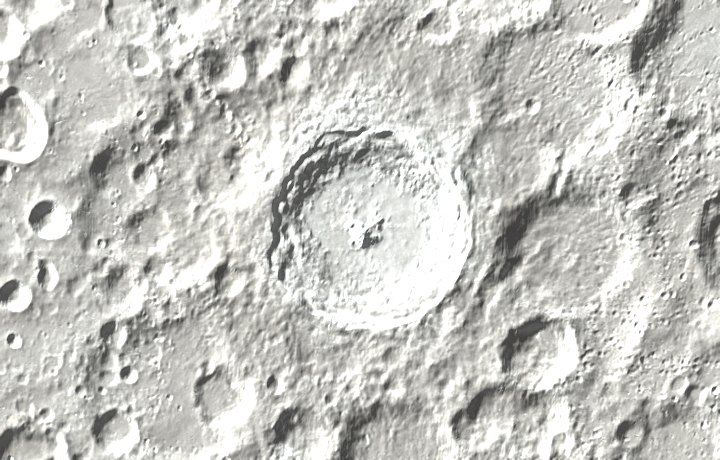
#> input picture assets/spot_cr1.jpg, 720 x 460 px, given in place of ldem_64_uint.tif, which was not available
$ python build_spot_photos.py
#> lines starting #> are read from the running program, lines starting #| are printed output that depends on the picture
### tools/build_terrain.py
"""assets/moon_terrain.js 다시 만들기. 관찰 지점 주변의 지형 조각(높이 + 색).
자료: NASA SVS CGI Moon Kit (https://svs.gsfc.nasa.gov/4720)
  - ldem_64_uint.tif  높이, 64픽셀/도(약 474 m), 단위 0.5 m
  - lroc_color_poles.tif  색, 76픽셀/도
사용: python tools/build_terrain.py [원본 tif 폴더] [미리보기 폴더]
  원본 tif 폴더에 파일이 없으면 내려받음(약 1 GB). Pillow, numpy 필요.
"""
import base64, io, json, os, sys, urllib.request
import numpy as np
from PIL import Image

Image.MAX_IMAGE_PIXELS = None
BASE = "https://svs.gsfc.nasa.gov/vis/a000000/a004700/a004720/"
R_KM = 1737.4
N = 512          # 높이 격자 한 변
NC = 768         # 색 그림 한 변
# index.html의 SPOTS와 같은 좌표. size는 한 변 길이(km)
PATCHES = [
    ("sea1", 8.5, 31.4, 300),
    ("sea2", 32.8, -15.6, 300),
    ("cr1", -43.3, -11.4, 260),
    ("cr2", 9.6, -20.1, 280),
    ("hi", -22.0, 22.0, 300),
    ("far", -4.0, -157.4, 300),
]


def get(folder, name):
    p = os.path.join(folder, name)
    if not os.path.exists(p):
        print("내려받는 중:", name)
        urllib.request.urlretrieve(BASE + name, p)
    return p


def sample(arr, lat, lon):
    """등장방형 지도(가운데가 경도 0)에서 쌍선형 보간."""
    h, w = arr.shape[:2]
    x = ((lon + 180.0) / 360.0 * w - 0.5) % w
    y = np.clip((90.0 - lat) / 180.0 * h - 0.5, 0, h - 1.001)
    x0 = np.floor(x).astype(np.int64); y0 = np.floor(y).astype(np.int64)
    fx = (x - x0); fy = (y - y0)
    x1 = (x0 + 1) % w; y1 = y0 + 1
    if arr.ndim == 3:
        fx = fx[..., None]; fy = fy[..., None]
    a = arr[y0, x0].astype(np.float32); b = arr[y0, x1].astype(np.float32)
    c = arr[y1, x0].astype(np.float32); d = arr[y1, x1].astype(np.float32)
    return (a * (1 - fx) + b * fx) * (1 - fy) + (c * (1 - fx) + d * fx) * fy


# [38 lines left out: functions grid, main, not called in this run]


# [2 lines that do not run on import are left out]

### tools/build_spot_photos.py
"""관찰 2의 질문 칸에 넣는 사진 만들기. 교과서 사진이 없는 지점용.
NASA SVS CGI Moon Kit의 색 지도(실제 촬영 사진을 이어 붙인 것)를 지점 중심으로 잘라 내고,
높이 자료로 만든 음영을 옅게 더해 높낮이가 보이게 함.
사용: python tools/build_spot_photos.py [원본 tif 폴더]   → assets/spot_<id>.jpg
"""
import os, sys
import numpy as np
from PIL import Image
sys.path.insert(0, os.path.dirname(__file__))
import build_terrain as bt

W, H = 720, 460
# (id, 위도, 경도, 가로 길이 km). 바다는 주변의 밝은 곳이 함께 보이도록 넓게 잡음
SPOTS = [("sea1", 8.5, 31.4, 900), ("sea2", 32.8, -15.6, 1100), ("cr1", -43.3, -11.4, 300)]


def main():
    src = sys.argv[1] if len(sys.argv) > 1 else "tools/cache"
    dem = np.array(Image.open(bt.get(src, "ldem_64_uint.tif")))
#> dem is the input picture: shape (460, 720, 3); mean R, G, B 196.8, 196.6, 192.2
    col = np.array(Image.open(bt.get(src, "lroc_color_poles.tif")).convert("RGB"))
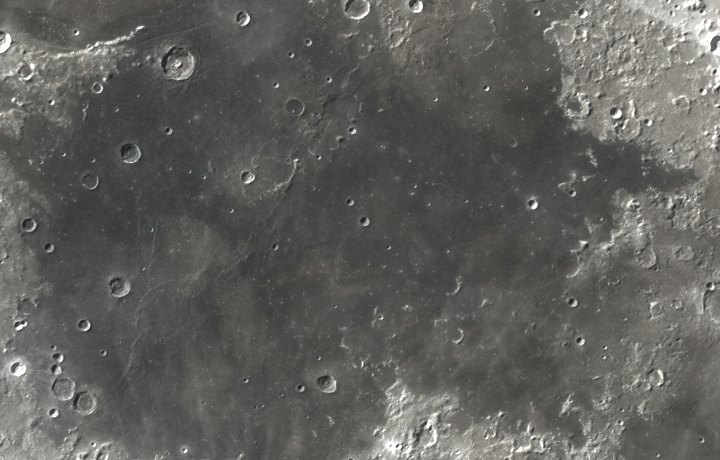
#> input picture assets/spot_sea1.jpg, 720 x 460 px, given in place of lroc_color_poles.tif, which was not available
#> col is the input picture: shape (460, 720, 3); mean R, G, B 95.8, 95.6, 91.9
    for pid, lat0, lon0, size in SPOTS:
        t = (np.arange(W) + 0.5) / W - 0.5
        x, y = np.meshgrid(t * size, -t[(W - H) // 2:(W + H) // 2] * size)
        lat = lat0 + np.degrees(y / bt.R_KM)
        lon = lon0 + np.degrees(x / (bt.R_KM * np.cos(np.radians(lat))))
        rgb = bt.sample(col, lat, lon)
        hm = bt.sample(dem, lat, lon) * 0.5
        gy, gx = np.gradient(hm, size * 1000 / W)
        shade = np.clip(1.0 + (gx * 0.8 + gy * 0.6) * 2.2, 0.35, 1.6)   # 북서쪽에서 비춘 음영
        img = np.clip(rgb * shade[..., None] * 1.12, 0, 255).astype(np.uint8)
        p = "assets/spot_%s.jpg" % pid
        Image.fromarray(img).save(p, "JPEG", quality=86)
        print(p, os.path.getsize(p) // 1024, "KB")
#> this loop made 1 pass
#> pass 1, in sample, `x = ((lon + 180.0) / 360.0 * w - 0.5) % w`:
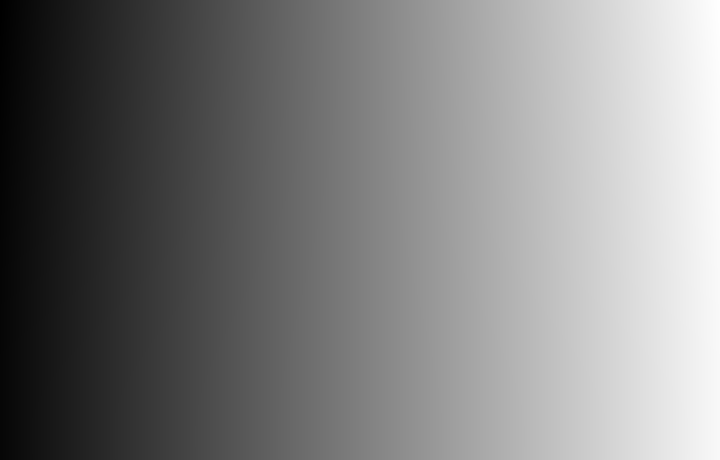
#> x: shape (460, 720) float64; min 391.1, max 453.5, mean 422.3; drawn with min black and max white
#> pass 1, in sample, `y = np.clip((90.0 - lat) / 180.0 * h - 0.5, 0, h - 1.001)`:
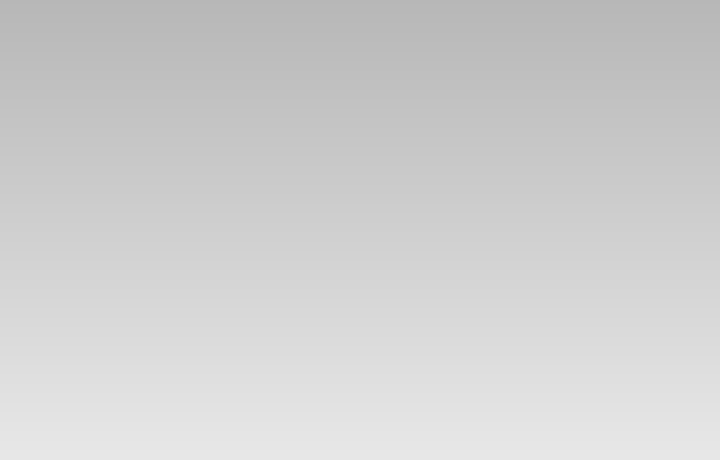
#> y: shape (460, 720) float64; min 183.6, max 232, mean 207.8
#> pass 1, in sample, `x0 = np.floor(x).astype(np.int64)`:
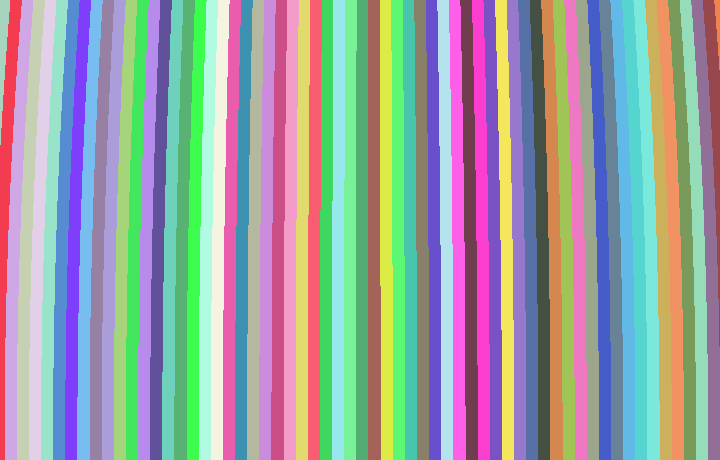
#> x0: shape (460, 720) int64; 63 distinct labels, from 391 to 453; one colour per label, 0 black
#> pass 1, in sample, `y0 = np.floor(y).astype(np.int64)`:
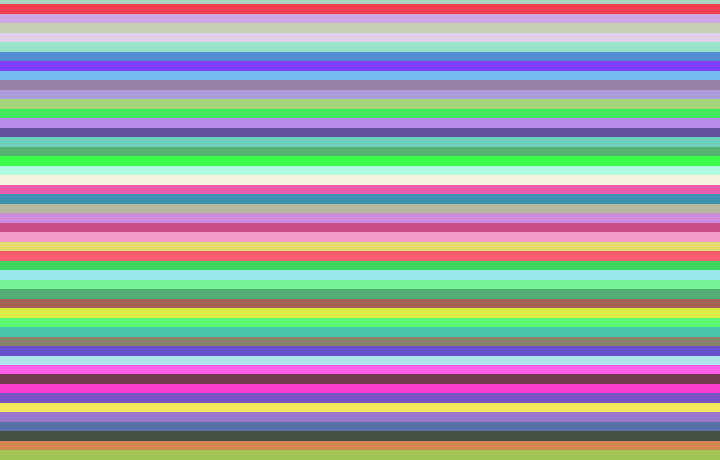
#> y0: shape (460, 720) int64; 49 distinct labels, from 183 to 231; one colour per label, 0 black
#> after the loop:
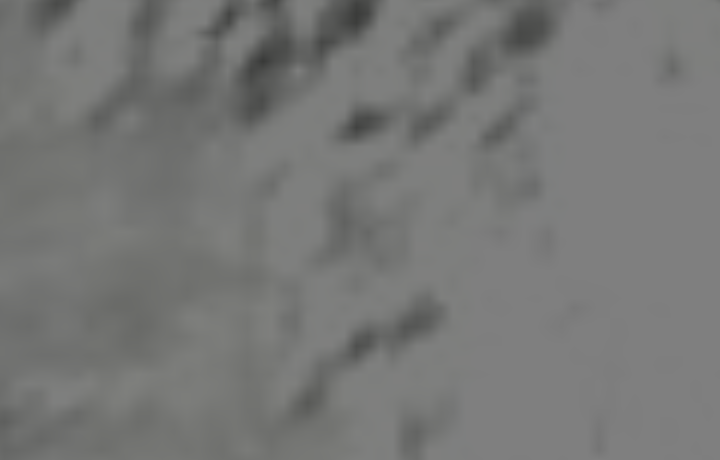
#> hm: shape (460, 720, 3) float64; mean R, G, B 119.1, 119.7, 118.5
#> after the loop:
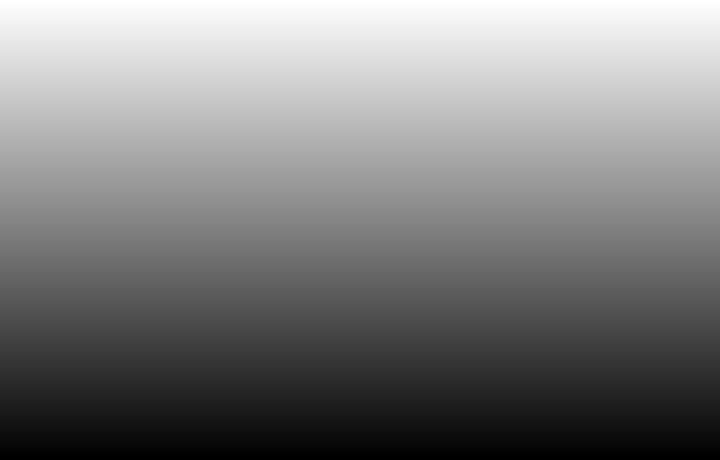
#> lat: shape (460, 720) float64; min -0.961, max 17.96, mean 8.5; drawn with min black and max white


if __name__ == "__main__":
#> (the run stopped early here; a loop or call above may not have finished)
